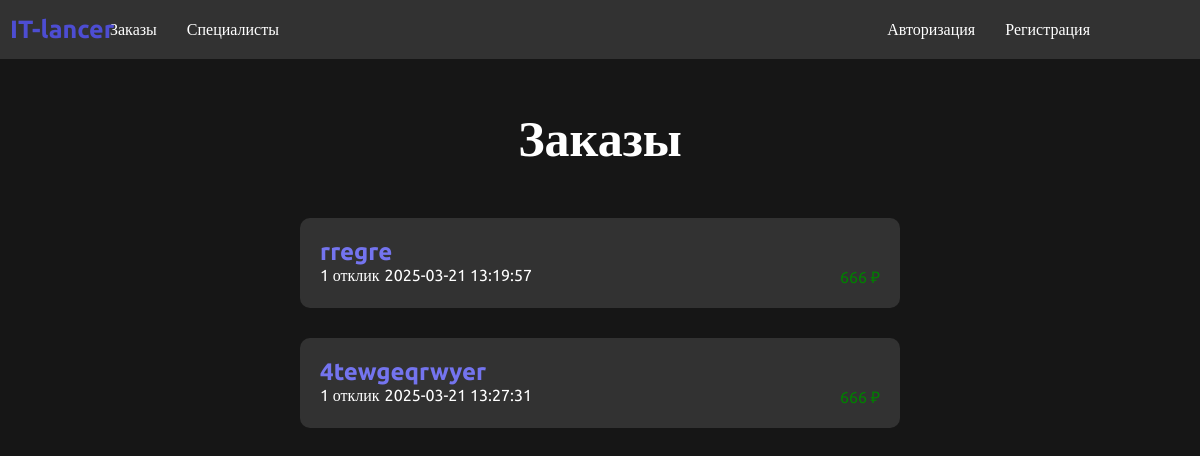
/orders.php, run on the app's committed database.
### tables this page shows
CREATE TABLE `orders` (
  `id` int(11) NOT NULL,
  `name` varchar(255) NOT NULL,
  `description` text NOT NULL,
  `sphere_type_id` int(11) NOT NULL,
  `user_id` int(11) NOT NULL,
  `date` datetime NOT NULL DEFAULT current_timestamp(),
  `price` varchar(255) DEFAULT NULL,
  `status_id` int(11) NOT NULL DEFAULT 1
);

### orders.php (the view)
<?php
include "components/core.php";
include "components/header.php";
?>
<div class="page_header">
    <div class="content">
        <div class="page_header_center">
            <h1>Заказы</h1>
        </div>
    </div>
</div>
<div class="orders">
    <div class="content">
        <div class="orders_block">
            <?php
            $select_order = "SELECT * FROM `orders`";
            $select_order_res = $link->query($select_order);
            if($select_order_res->num_rows < 1){
                echo "<h2>Заказов нет.</h2>";
            }
            else{
            while($row = $select_order_res->fetch_assoc()){
            ?>
            <div class="orders_block_item">
                <div class="orders_block_item-header">
                    <a href="order.php?id=<?php echo $row['id']; ?>" class="order"><?php echo $row['name']; ?></a>
                </div>
                <div class="order_block_wrapper">
                    <div class="order_block_item_main">
                        <div class="orders_block_item-statistics">
                        <?php
                        $select_response = "SELECT * FROM `responses` WHERE `order_id` = '{$row['id']}'";
                        $select_response_res = $link->query($select_response);
                        $responses = $select_response_res -> num_rows;
                        if($responses < 1){
                        ?>
                        <p>Нет откликов.</p>
                        <?php }else{ ?>
                        <p><?php echo $responses; ?> отклик</p>
                            <?php } ?>
                            <p><?php echo $row['date']; ?></p>
                        </div>
                    </div>
                    <div class="orders_block_item-price">
                        <p class="price"><?php echo $row['price']; ?> ₽</p>
                    </div>
                </div>
            </div>
            <?php }} ?>
        </div>
    </div>
</div>

### styles/style.css (style rules this page uses)
* { padding: 0; margin: 0; box-sizing: border-box; font-family: "Ubuntu", serif; }
body { background-color: #161616; color: white; }
.content { max-width: 1000px; margin: 0 auto; }
.page_header_center { display: flex; justify-content: center; font-size: 25px; margin-bottom: 50px; }
.orders_block { display: flex; justify-content: center; align-items: center; flex-direction: column; gap: 30px; }
.orders_block_item { background-color: rgba(50, 50, 50, 100); border-radius: 10px; padding: 20px; width: 600px; }
.order { color: rgb(116, 116, 239); text-decoration: none; transition: .2s; font-weight: bolder; font-size: 150%; }
.orders_block_item-statistics { display: flex; flex-direction: row; gap: 5px; }
.order_block_item_main { display: flex; flex-direction: column; gap: 10px; }
.order_block_wrapper { display: flex; flex-direction: row; justify-content: space-between; }
.price { color: green; }

### data on the page
orders: name "rregre", responses "1", date "2025-03-21 13:19:57", price "666"
orders: name "4tewgeqrwyer", responses "1", date "2025-03-21 13:27:31", price "666"
